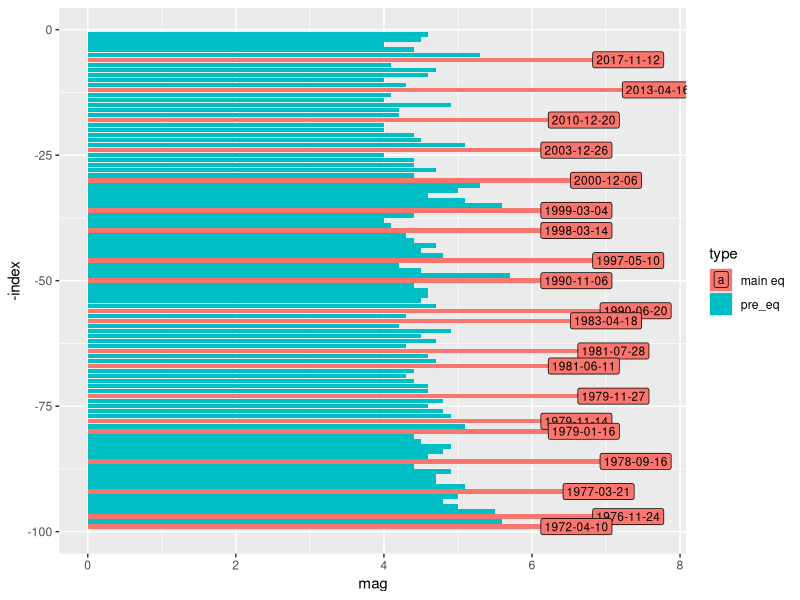

The R script that drew this image:
library(ggplot2)
library(dplyr)
library(lubridate)
iran_eq = read.csv('iran.csv')
View(iran_eq)
sangin <-
  which(iran_eq$mag>6.5)
rows = c()
for (i in 1:length(sangin)){
  print('kian')
  a=0
  eq_day = day(iran_eq[sangin[i],]$time)
  while(eq_day == day(iran_eq[sangin[i]-a,]$time) & a<5){
    a = a+1
  }
  print(a)
  print(sangin[i]-a)
  print(sangin[i])
  rows = append(rows,(sangin[i]-a):sangin[i])
}
View(rows)
sangin_eq <- 
  iran_eq[rows,]%>%
  select(time,mag)%>%
  mutate(index = 1:n(),month_Yr = format(as.Date(time), "%Y-%m-%d"), type = case_when(mag>6.5~'main eq', TRUE~'pre_eq'))
ggplot(sangin_eq,aes(x=-index,y=mag, fill=type))+
  geom_bar(stat='identity')+coord_flip()+
  geom_label(data = subset(sangin_eq,type=='main eq'), aes(label=month_Yr)
             ,position = position_dodge(width=0.9),  size=3)
